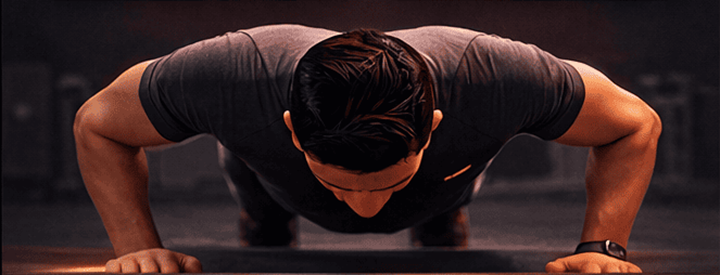
#> input picture Pushup/src/assets/hero-pushup.png, 720 x 275 px
$ python -i presentation.py   (imports and definitions only)
#> lines starting #> are read from the running program, lines starting #| are printed output that depends on the picture
#> further down, picture is the input picture: PIL image 720x275 RGBA; mean R, G, B, A 52.9, 34, 33.9, 255
"""Presentation helpers for social-style screenshot backgrounds."""
from __future__ import annotations

import math
from functools import lru_cache
from dataclasses import dataclass
from pathlib import Path
from typing import Literal

from PIL import Image, ImageChops, ImageDraw, ImageEnhance, ImageFilter, ImageOps

from core.paths import asset_path
from core.settings import is_local_background_image_path
from processing.corners import rounded_corner_radius

PresentationLayout = Literal["fit", "wide", "post", "phone"]
PresentationStyle = Literal["color", "image1", "image2", "image3", "custom"]
PresentationColorMode = Literal["solid", "gradient"]
PresentationGradientPreset = Literal[
    "peach",
    "mint",
    "dusk",
    "ocean",
    "rose",
    "lemon",
    "sunset",
    "berry",
    "royal",
    "apple_pink",
    "apple_peach",
    "apple_sky",
    "apple_mint",
    "apple_lilac",
    "apple_blue",
]

_LAYOUT_RATIOS: dict[PresentationLayout, float] = {
    "fit": 1.0,
    "wide": 16 / 9,
    "post": 4 / 5,
    "phone": 9 / 16,
}

_FIT_PADDING = 24
_FRAME_RATIO = 0.068
_MIN_FRAME = 44
_BACKGROUND_IMAGE_SCALE = 0.86

_DEFAULT_BACKGROUND_COLOR = (180, 194, 220)
_DEFAULT_COLOR_MODE: PresentationColorMode = "solid"
_DEFAULT_GRADIENT_PRESET: PresentationGradientPreset = "apple_sky"
_ASSET_FILES = ("bg1.jpg", "bg2.jpg", "bg3.jpg")
_GRADIENT_PRESETS: dict[PresentationGradientPreset, tuple[tuple[int, int, int], tuple[int, int, int], str]] = {
    "peach": ((255, 245, 232), (248, 190, 155), "vertical"),
    "mint": ((236, 255, 247), (118, 213, 185), "diag_up"),
    "dusk": ((240, 232, 255), (149, 138, 225), "diag_down"),
    "ocean": ((232, 245, 255), (77, 142, 219), "horizontal"),
    "rose": ((255, 250, 252), (236, 166, 196), "vertical"),
    "lemon": ((255, 255, 255), (247, 221, 125), "vertical"),
    "sunset": ((255, 242, 232), (238, 96, 63), "vertical"),
    "berry": ((255, 243, 248), (191, 66, 126), "vertical"),
    "royal": ((241, 236, 255), (95, 71, 196), "vertical"),
    "apple_pink": ((255, 255, 255), (245, 211, 225), "vertical"),
    "apple_peach": ((255, 255, 255), (249, 215, 187), "vertical"),
    "apple_sky": ((255, 255, 255), (199, 221, 248), "vertical"),
    "apple_mint": ((255, 255, 255), (198, 234, 221), "vertical"),
    "apple_lilac": ((255, 255, 255), (218, 209, 242), "vertical"),
    "apple_blue": ((252, 253, 255), (171, 196, 232), "vertical"),
}


@dataclass(slots=True)
class PresentationSettings:
    enabled: bool = True
    layout: PresentationLayout = "fit"
    style: PresentationStyle = "color"
    overlay_color: tuple[int, int, int] = _DEFAULT_BACKGROUND_COLOR
    color_mode: PresentationColorMode = _DEFAULT_COLOR_MODE
    gradient_preset: PresentationGradientPreset = "apple_sky"
    background_image_path: str | None = None


@dataclass(slots=True)
class PresentationGeometry:
    canvas_size: tuple[int, int]
    subject_pos: tuple[int, int]


# [251 lines left out: functions compute_presentation_geometry, render_background, compose_presentation, render_neon_frame, _render_rounded_mask, _render_neon_gradient, not called in this run]


def _flatten_source(img: Image.Image) -> Image.Image:
    avg_color = img.convert("RGBA").resize((1, 1), Image.Resampling.BILINEAR).getpixel((0, 0))
#> avg_color = (51, 32, 32, 255)
    backdrop = Image.new("RGB", img.size, avg_color[:3])
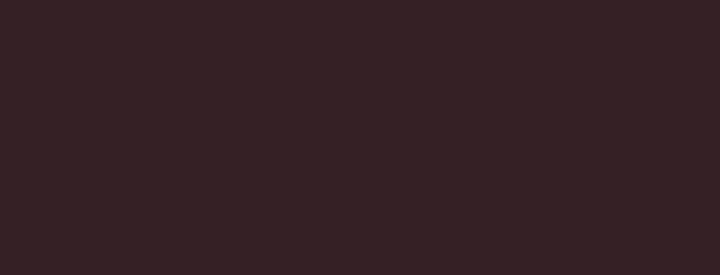
#> backdrop: PIL image 720x275 RGB; mean R, G, B 51, 32, 32
    if "A" in img.getbands():
        backdrop.paste(img.convert("RGB"), mask=img.getchannel("A"))
    else:
        backdrop.paste(img.convert("RGB"))
    return backdrop


# [128 lines left out: functions _load_asset_backgrounds, _load_custom_background, _build_asset_background, _build_custom_background, _build_zoomed_background, render_gradient_background and 1 more, not called in this run]


def _apply_soft_focus(image: Image.Image) -> Image.Image:
    glow = image.filter(ImageFilter.GaussianBlur(radius=2))
    return Image.blend(image, glow, 0.01)


# [12 lines left out: function _render_shadow, not called in this run]

>>> from PIL import Image
>>> picture = Image.open('../../Pushup/src/assets/hero-pushup.png')
>>> result = _flatten_source(picture)
